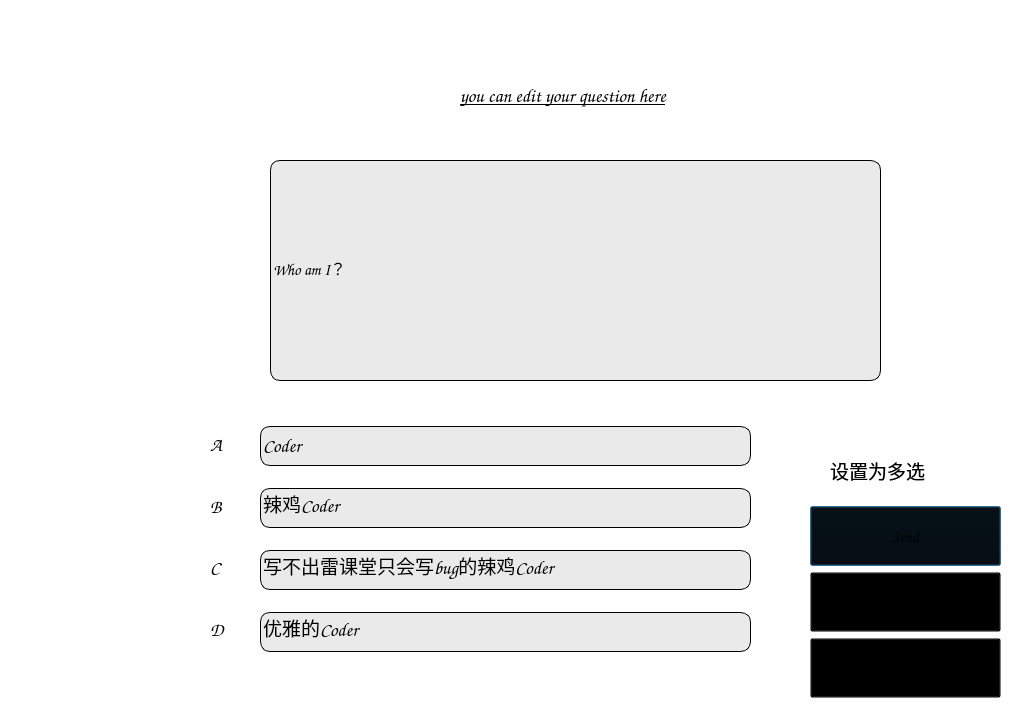
<?xml version="1.0" encoding="UTF-8"?>
<ui version="4.0">
 <class>Teacher_ques_win4</class>
 <widget class="QDialog" name="Teacher_ques_win4">
  <property name="geometry">
   <rect>
    <x>0</x>
    <y>0</y>
    <width>1024</width>
    <height>724</height>
   </rect>
  </property>
  <property name="minimumSize">
   <size>
    <width>1024</width>
    <height>724</height>
   </size>
  </property>
  <property name="maximumSize">
   <size>
    <width>1024</width>
    <height>724</height>
   </size>
  </property>
  <property name="font">
   <font>
    <family>Comic Sans MS</family>
    <pointsize>14</pointsize>
    <weight>50</weight>
    <italic>false</italic>
    <bold>false</bold>
   </font>
  </property>
  <property name="windowTitle">
   <string>Dialog</string>
  </property>
  <property name="styleSheet">
   <string notr="true">background-color:transparent;
font: 14pt &quot;Comic Sans MS&quot;;</string>
  </property>
  <widget class="QLabel" name="label">
   <property name="geometry">
    <rect>
     <x>460</x>
     <y>60</y>
     <width>331</width>
     <height>71</height>
    </rect>
   </property>
   <property name="font">
    <font>
     <family>Comic Sans MS</family>
     <pointsize>14</pointsize>
     <weight>50</weight>
     <italic>false</italic>
     <bold>false</bold>
     <underline>true</underline>
    </font>
   </property>
   <property name="text">
    <string>you can edit your question here</string>
   </property>
  </widget>
  <widget class="QLineEdit" name="ProblemEdit">
   <property name="geometry">
    <rect>
     <x>270</x>
     <y>160</y>
     <width>611</width>
     <height>221</height>
    </rect>
   </property>
   <property name="font">
    <font>
     <family>Comic Sans MS</family>
     <pointsize>12</pointsize>
     <weight>50</weight>
     <italic>false</italic>
     <bold>false</bold>
    </font>
   </property>
   <property name="styleSheet">
    <string notr="true">background-color:rgb(234, 234, 234);
border-radius:10px;
border-style:solid;
border-width:1px;
font: 12pt &quot;Comic Sans MS&quot;;</string>
   </property>
   <property name="text">
    <string>Who am I？</string>
   </property>
  </widget>
  <widget class="QWidget" name="verticalLayoutWidget">
   <property name="geometry">
    <rect>
     <x>260</x>
     <y>410</y>
     <width>491</width>
     <height>261</height>
    </rect>
   </property>
   <layout class="QVBoxLayout" name="verticalLayout">
    <item>
     <widget class="QLineEdit" name="ChoiceAedit">
      <property name="minimumSize">
       <size>
        <width>0</width>
        <height>40</height>
       </size>
      </property>
      <property name="font">
       <font>
        <family>Comic Sans MS</family>
        <pointsize>14</pointsize>
        <weight>50</weight>
        <italic>false</italic>
        <bold>false</bold>
       </font>
      </property>
      <property name="styleSheet">
       <string notr="true">background-color:rgb(234, 234, 234);
border-radius:10px;
border-style:solid;
border-width:1px;</string>
      </property>
      <property name="text">
       <string>Coder</string>
      </property>
     </widget>
    </item>
    <item>
     <widget class="QLineEdit" name="ChoiceBedit">
      <property name="minimumSize">
       <size>
        <width>0</width>
        <height>40</height>
       </size>
      </property>
      <property name="font">
       <font>
        <family>Comic Sans MS</family>
        <pointsize>14</pointsize>
        <weight>50</weight>
        <italic>false</italic>
        <bold>false</bold>
       </font>
      </property>
      <property name="styleSheet">
       <string notr="true">background-color:rgb(234, 234, 234);
border-radius:10px;
border-style:solid;
border-width:1px;</string>
      </property>
      <property name="text">
       <string>辣鸡Coder</string>
      </property>
     </widget>
    </item>
    <item>
     <widget class="QLineEdit" name="ChoiceCedit">
      <property name="minimumSize">
       <size>
        <width>0</width>
        <height>40</height>
       </size>
      </property>
      <property name="font">
       <font>
        <family>Comic Sans MS</family>
        <pointsize>14</pointsize>
        <weight>50</weight>
        <italic>false</italic>
        <bold>false</bold>
       </font>
      </property>
      <property name="styleSheet">
       <string notr="true">background-color:rgb(234, 234, 234);
border-radius:10px;
border-style:solid;
border-width:1px;</string>
      </property>
      <property name="text">
       <string>写不出雷课堂只会写bug的辣鸡Coder</string>
      </property>
     </widget>
    </item>
    <item>
     <widget class="QLineEdit" name="ChoiceDedit">
      <property name="minimumSize">
       <size>
        <width>0</width>
        <height>40</height>
       </size>
      </property>
      <property name="font">
       <font>
        <family>Comic Sans MS</family>
        <pointsize>14</pointsize>
        <weight>50</weight>
        <italic>false</italic>
        <bold>false</bold>
       </font>
      </property>
      <property name="styleSheet">
       <string notr="true">background-color:rgb(234, 234, 234);
border-radius:10px;
border-style:solid;
border-width:1px;</string>
      </property>
      <property name="text">
       <string>优雅的Coder</string>
      </property>
     </widget>
    </item>
   </layout>
  </widget>
  <widget class="QWidget" name="verticalLayoutWidget_3">
   <property name="geometry">
    <rect>
     <x>810</x>
     <y>440</y>
     <width>191</width>
     <height>260</height>
    </rect>
   </property>
   <layout class="QVBoxLayout" name="verticalLayout_3" stretch="1,1,1,1">
    <item>
     <widget class="QRadioButton" name="MultipleBtn">
      <property name="minimumSize">
       <size>
        <width>0</width>
        <height>60</height>
       </size>
      </property>
      <property name="text">
       <string>设置为多选</string>
      </property>
     </widget>
    </item>
    <item>
     <widget class="QPushButton" name="SendQuesBtn">
      <property name="minimumSize">
       <size>
        <width>40</width>
        <height>60</height>
       </size>
      </property>
      <property name="font">
       <font>
        <family>Comic Sans MS</family>
        <pointsize>12</pointsize>
        <weight>50</weight>
        <italic>false</italic>
        <bold>false</bold>
       </font>
      </property>
      <property name="styleSheet">
       <string notr="true">
font: 12pt &quot;Comic Sans MS&quot;;</string>
      </property>
      <property name="text">
       <string>Send</string>
      </property>
      <property name="icon">
       <iconset resource="image.qrc">
        <normaloff>:/material/yes.png</normaloff>:/material/yes.png</iconset>
      </property>
      <property name="iconSize">
       <size>
        <width>30</width>
        <height>30</height>
       </size>
      </property>
     </widget>
    </item>
    <item>
     <widget class="QPushButton" name="CollectAnswerBtn">
      <property name="minimumSize">
       <size>
        <width>0</width>
        <height>60</height>
       </size>
      </property>
      <property name="font">
       <font>
        <family>Comic Sans MS</family>
        <pointsize>12</pointsize>
        <weight>50</weight>
        <italic>false</italic>
        <bold>false</bold>
       </font>
      </property>
      <property name="styleSheet">
       <string notr="true">font: 12pt &quot;Comic Sans MS&quot;;</string>
      </property>
      <property name="text">
       <string>Finish !</string>
      </property>
      <property name="icon">
       <iconset resource="image.qrc">
        <normaloff>:/material/Exit.png</normaloff>:/material/Exit.png</iconset>
      </property>
      <property name="iconSize">
       <size>
        <width>30</width>
        <height>30</height>
       </size>
      </property>
     </widget>
    </item>
    <item>
     <widget class="QPushButton" name="ShowInfoBtn">
      <property name="minimumSize">
       <size>
        <width>0</width>
        <height>60</height>
       </size>
      </property>
      <property name="font">
       <font>
        <family>Comic Sans MS</family>
        <pointsize>12</pointsize>
        <weight>50</weight>
        <italic>false</italic>
        <bold>false</bold>
       </font>
      </property>
      <property name="styleSheet">
       <string notr="true">font: 12pt &quot;Comic Sans MS&quot;;</string>
      </property>
      <property name="text">
       <string>Show info</string>
      </property>
      <property name="icon">
       <iconset resource="image.qrc">
        <normaloff>:/material/InfoMsg.png</normaloff>:/material/InfoMsg.png</iconset>
      </property>
      <property name="iconSize">
       <size>
        <width>30</width>
        <height>30</height>
       </size>
      </property>
     </widget>
    </item>
   </layout>
  </widget>
  <widget class="QWidget" name="verticalLayoutWidget_4">
   <property name="geometry">
    <rect>
     <x>210</x>
     <y>410</y>
     <width>51</width>
     <height>261</height>
    </rect>
   </property>
   <layout class="QVBoxLayout" name="verticalLayout_4">
    <item>
     <layout class="QVBoxLayout" name="verticalLayout_2">
      <property name="spacing">
       <number>0</number>
      </property>
      <property name="topMargin">
       <number>4</number>
      </property>
      <property name="bottomMargin">
       <number>11</number>
      </property>
      <item>
       <widget class="QLabel" name="A_lbl">
        <property name="minimumSize">
         <size>
          <width>0</width>
          <height>40</height>
         </size>
        </property>
        <property name="font">
         <font>
          <family>Comic Sans MS</family>
          <pointsize>14</pointsize>
          <weight>50</weight>
          <italic>false</italic>
          <bold>false</bold>
         </font>
        </property>
        <property name="text">
         <string>A</string>
        </property>
       </widget>
      </item>
      <item>
       <widget class="QLabel" name="B_lbl">
        <property name="minimumSize">
         <size>
          <width>0</width>
          <height>40</height>
         </size>
        </property>
        <property name="font">
         <font>
          <family>Comic Sans MS</family>
          <pointsize>14</pointsize>
          <weight>50</weight>
          <italic>false</italic>
          <bold>false</bold>
         </font>
        </property>
        <property name="text">
         <string>B</string>
        </property>
       </widget>
      </item>
      <item>
       <widget class="QLabel" name="C_lbl">
        <property name="minimumSize">
         <size>
          <width>0</width>
          <height>40</height>
         </size>
        </property>
        <property name="font">
         <font>
          <family>Comic Sans MS</family>
          <pointsize>14</pointsize>
          <weight>50</weight>
          <italic>false</italic>
          <bold>false</bold>
         </font>
        </property>
        <property name="text">
         <string>C</string>
        </property>
       </widget>
      </item>
      <item>
       <widget class="QLabel" name="D_lbl">
        <property name="minimumSize">
         <size>
          <width>0</width>
          <height>40</height>
         </size>
        </property>
        <property name="font">
         <font>
          <family>Comic Sans MS</family>
          <pointsize>14</pointsize>
          <weight>50</weight>
          <italic>false</italic>
          <bold>false</bold>
         </font>
        </property>
        <property name="text">
         <string>D</string>
        </property>
       </widget>
      </item>
     </layout>
    </item>
   </layout>
  </widget>
 </widget>
 <resources>
  <include location="image.qrc"/>
 </resources>
 <connections/>
</ui>
